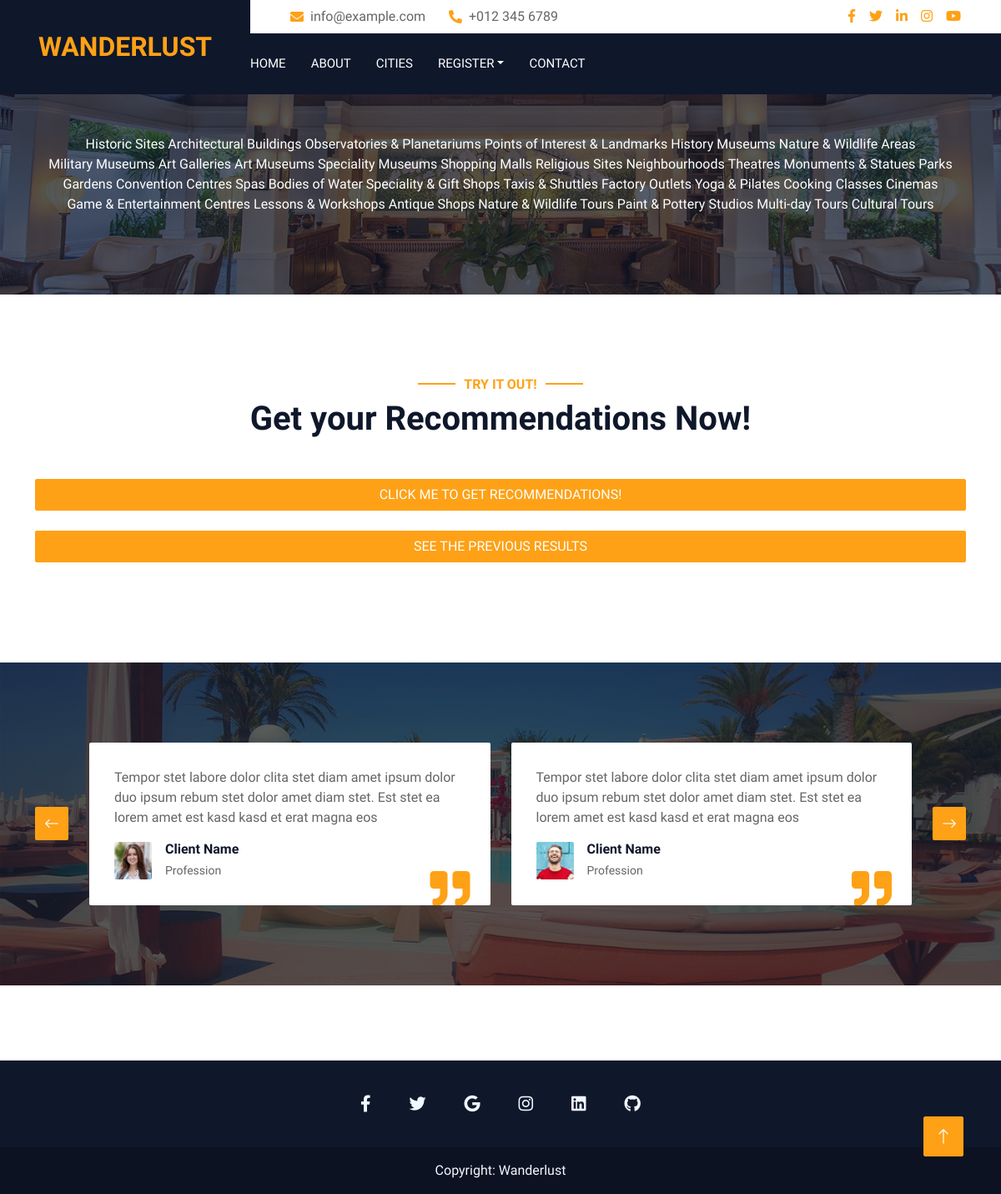
The app's page /jaipur.html with its own data.
### website/models.py (models this page shows)
class All_Categories_Jaipur(models.Model):
    categories = models.CharField(max_length=255)

### website/views.py (the view, shortened to what this page needs)
# urls.py: path('jaipur.html', views.jaipur, name="jaipur"),
def jaipur(request):
    jaipur_data = []
    for x in Jaipur.objects.all().values():
        jaipur_data.append(x)
    categories_list = []
    for x in All_Categories_Jaipur.objects.all().values():
        categories_list.append(x)
    context = {'categories': categories_list,"jaipur_try": jaipur_data}
    return render(request, 'jaipur.html', context)

### website/templates/jaipur.html (shortened to what this page needs)
{% load static %}
<!DOCTYPE html>
<html lang="en">
  <head>
    <link
      href="https://cdnjs.cloudflare.com/ajax/libs/font-awesome/5.10.0/css/all.min.css"
      rel="stylesheet"
    />
    <link
      href="https://cdn.jsdelivr.net/npm/bootstrap-icons@1.4.1/font/bootstrap-icons.css"
      rel="stylesheet"
    />
    <link
      href="{% static 'website/lib/animate/animate.min.css' %}"
      rel="stylesheet"
    />
    <link
      href="{% static 'website/lib/owlcarousel/assets/owl.carousel.min.css' %}"
      rel="stylesheet"
    />
    <link
      href="{% static 'website//tempusdominus/css/tempusdominus-bootstrap-4.min.css' %}"
      rel="stylesheet"
    />
    <link
      href="{% static 'website/css/bootstrap.min.css' %}"
      rel="stylesheet"
    />
    <link href="{% static 'website/css/style.css' %}" rel="stylesheet" />
  </head>
  <body>
    <div class="container-xxl bg-white p-0">
      <div class="container-fluid bg-dark px-0">
        <div class="row gx-0">
          <div class="col-lg-3 bg-dark d-none d-lg-block">
            <a
              href="/"
              class="navbar-brand w-100 h-100 m-0 p-0 d-flex align-items-center justify-content-center"
            >
              <h1 class="m-0 text-primary text-uppercase fs-2">Wanderlust</h1>
            </a>
          </div>
          <div class="col-lg-9">
            <div class="row gx-0 bg-white d-none d-lg-flex">
              <div class="col-lg-7 px-5 text-start">
                <div class="h-100 d-inline-flex align-items-center py-2 me-4">
                  <i class="fa fa-envelope text-primary me-2"></i>
                  <p class="mb-0">info@example.com</p>
                </div>
                <div class="h-100 d-inline-flex align-items-center py-2">
                  <i class="fa fa-phone-alt text-primary me-2"></i>
                  <p class="mb-0">+012 345 6789</p>
                </div>
              </div>
              <div class="col-lg-5 px-5 text-end">
                <div class="d-inline-flex align-items-center py-2">
                  <a class="me-3" href=""><i class="fab fa-facebook-f"></i></a>
                  <a class="me-3" href=""><i class="fab fa-twitter"></i></a>
                  <a class="me-3" href=""><i class="fab fa-linkedin-in"></i></a>
                  <a class="me-3" href=""><i class="fab fa-instagram"></i></a>
                  <a class="" href=""><i class="fab fa-youtube"></i></a>
                </div>
              </div>
            </div>
            <nav class="navbar navbar-expand-lg bg-dark navbar-dark p-3 p-lg-0">
              <div
                class="collapse navbar-collapse justify-content-between"
                id="navbarCollapse"
              >
                <div class="navbar-nav mr-auto py-0">
                  <a href="/" class="nav-item nav-link">Home</a>
                  <a href="about.html" class="nav-item nav-link">About</a>
                  <a href="cities.html" class="nav-item nav-link">Cities</a>
                  {% if user.is_authenticated %}
                  <a href="/signout" class="nav-item nav-link">Sign Out</a>
                  {% else %}
                  <div class="nav-item dropdown">
                    <a
                      href="#"
                      class="nav-link dropdown-toggle"
                      data-bs-toggle="dropdown"
                      >Register</a>
                  </div>
                  {% endif %}
                  <a href="contact.html" class="nav-item nav-link">Contact</a>
                </div>
              </div>
            </nav>
          </div>
        </div>
      </div>
      <div
        class="container-fluid page-header mb-5 p-0"
        style="background-image: url({% static 'website/img/carousel-1.jpg' %})"
      >
        <div class="container-fluid page-header-inner py-5">
          <div class="container text-center pb-5 justify">
            <form method="post">
              {% if user.is_authenticated %}
              {% for x in categories %}
              <label style="color:#FFFFFF">
                <input type="checkbox" name="category_boxes" value="{{x.categories}}">
                {{x.categories}}
              </label>
              {% endfor %}
              <br>
              <br>
              <input type="hidden" name="action" value="button1">
              <button type="submit" class="btn btn-primary btn-block">Submit</button>
              {% else %}
                {% for x in categories %}
                <label style="color:#FFFFFF">
                  {{x.categories}}
                </label>
                {% endfor %}
              {% endif %}
            </form>
          </div>
        </div>
      </div>
      <div class="container-xxl py-5">
        <div class="container">
          <div class="text-center wow fadeInUp" data-wow-delay="0.1s">
              <h6 class="section-title text-center text-primary text-uppercase">Try it Out!</h6>
              <h1 class="mb-5">Get your Recommendations Now!</h1>
              <div class="d-grid gap-2">
                <form action="" method="post">
                  <button type="submit" class="btn btn-primary btn-block" style="width: 100%;">
                    Click Me To get Recommendations!
                  </button>
                </form>
              </div>
              <br>
              <div class="d-grid gap-2">
                <form method="post">
                  <button type="submit" class="btn btn-primary btn-block" style="width: 100%;">
                    See the previous results
                  </button>
                </form>
              </div>
          </div>
        </div>
      </div>
      <div
        class="container-xxl testimonial mt-5 py-5 bg-dark wow zoomIn"
        data-wow-delay="0.1s"
        style="margin-bottom: 90px"
      >
        <div class="container">
          <div class="owl-carousel testimonial-carousel py-5">
            <div
              class="testimonial-item position-relative bg-white rounded overflow-hidden"
            >
              <p>
                Tempor stet labore dolor clita stet diam amet ipsum dolor duo
                ipsum rebum stet dolor amet diam stet. Est stet ea lorem amet
                est kasd kasd et erat magna eos
              </p>
              <div class="d-flex align-items-center">
                <img
                  class="img-fluid flex-shrink-0 rounded"
                  src="{% static 'website/img/testimonial-1.jpg' %}"
                  style="width: 45px; height: 45px"
                />
                <div class="ps-3">
                  <h6 class="fw-bold mb-1">Client Name</h6>
                  <small>Profession</small>
                </div>
              </div>
              <i
                class="fa fa-quote-right fa-3x text-primary position-absolute end-0 bottom-0 me-4 mb-n1"
              ></i>
            </div>
            <div
              class="testimonial-item position-relative bg-white rounded overflow-hidden"
            >
              <p>
                Tempor stet labore dolor clita stet diam amet ipsum dolor duo
                ipsum rebum stet dolor amet diam stet. Est stet ea lorem amet
                est kasd kasd et erat magna eos
              </p>
              <div class="d-flex align-items-center">
                <img
                  class="img-fluid flex-shrink-0 rounded"
                  src="{% static 'website/img/testimonial-2.jpg' %}"
                  style="width: 45px; height: 45px"
                />
                <div class="ps-3">
                  <h6 class="fw-bold mb-1">Client Name</h6>
                  <small>Profession</small>
                </div>
              </div>
              <i
                class="fa fa-quote-right fa-3x text-primary position-absolute end-0 bottom-0 me-4 mb-n1"
              ></i>
            </div>
          </div>
        </div>
      </div>
      <footer class="text-center text-white" style="background-color: #0F172B;">
                  <div class="container pt-4">
                    <section class="mb-4">
                      <a
                        class="btn btn-link btn-floating btn-lg text-light m-1"
                        href="#!"
                        role="button"
                        data-mdb-ripple-color="dark"
                        ><i class="fab fa-facebook-f"></i
                      ></a>
                      <a
                        class="btn btn-link btn-floating btn-lg text-light m-1"
                        href="#!"
                        role="button"
                        data-mdb-ripple-color="dark"
                        ><i class="fab fa-twitter"></i
                      ></a>
                      <a
                        class="btn btn-link btn-floating btn-lg text-light m-1"
                        href="#!"
                        role="button"
                        data-mdb-ripple-color="dark"
                        ><i class="fab fa-google"></i
                      ></a>
                      <a
                        class="btn btn-link btn-floating btn-lg text-light m-1"
                        href=""
                        role="button"
                        data-mdb-ripple-color="dark"
                        ><i class="fab fa-instagram"></i
                      ></a>
                      <a
                        class="btn btn-link btn-floating btn-lg text-light m-1"
                        href="#!"
                        role="button"
                        data-mdb-ripple-color="dark"
                        ><i class="fab fa-linkedin"></i
                      ></a>
                      <a
                        class="btn btn-link btn-floating btn-lg text-light m-1"
                        href="#!"
                        role="button"
                        data-mdb-ripple-color="dark"
                        ><i class="fab fa-github"></i
                      ></a>
                    </section>
                  </div>
                  <div class="text-center text-light p-3" style="background-color: rgba(0, 0, 0, 0.2);">
                    <a class="text-light" href="https://mdbootstrap.com/">Copyright: Wanderlust</a>
                  </div>
                </footer>
                </div>
      <a href="#" class="btn btn-lg btn-primary btn-lg-square back-to-top"
        ><i class="bi bi-arrow-up"></i
      ></a>
  </body>
</html>

### static/website/css/style.css (style rules this page uses)
:root { --primary: #FEA116; --light: #F1F8FF; --dark: #0F172B; }
.back-to-top { position: fixed; display: none; right: 45px; bottom: 45px; z-index: 99; }
.btn { font-weight: 500; text-transform: uppercase; transition: .5s; }
.btn.btn-primary, .btn.btn-secondary { color: #FFFFFF; }
.btn-lg-square { width: 48px; height: 48px; }
.btn-square, .btn-sm-square, .btn-lg-square { padding: 0; display: flex; align-items: center; justify-content: center; font-weight: normal; border-radius: 2px; }
.navbar-dark .navbar-nav .nav-link { margin-right: 30px; padding: 25px 0; color: #FFFFFF; font-size: 15px; text-transform: uppercase; outline: none; }
.page-header { background-position: center center; background-repeat: no-repeat; background-size: cover; }
.page-header-inner { background: rgba(15, 23, 43, .7); }
.section-title { position: relative; display: inline-block; }
.section-title::before { position: absolute; content: ""; width: 45px; height: 2px; top: 50%; left: -55px; margin-top: -1px; background: var(--primary); }
.section-title::after { position: absolute; content: ""; width: 45px; height: 2px; top: 50%; right: -55px; margin-top: -1px; background: var(--primary); }
.testimonial { background: linear-gradient(rgba(15, 23, 43, .7), rgba(15, 23, 43, .7)), url(../img/carousel-2.jpg); background-position: center center; background-repeat: no-repeat; background-size: cover; }
.testimonial-carousel { padding-left: 65px; padding-right: 65px; }
.testimonial-carousel .testimonial-item { padding: 30px; }

### records on screen
All_Categories_Jaipur: categories "Historic Sites"
All_Categories_Jaipur: categories "Architectural Buildings"
All_Categories_Jaipur: categories "Observatories & Planetariums"
All_Categories_Jaipur: categories "Points of Interest & Landmarks"
All_Categories_Jaipur: categories "History Museums"
All_Categories_Jaipur: categories "Nature & Wildlife Areas"
All_Categories_Jaipur: categories "Military Museums"
All_Categories_Jaipur: categories "Art Galleries"
All_Categories_Jaipur: categories "Art Museums"
All_Categories_Jaipur: categories "Speciality Museums"
All_Categories_Jaipur: categories "Shopping Malls"
All_Categories_Jaipur: categories "Religious Sites"
All_Categories_Jaipur: categories "Neighbourhoods"
All_Categories_Jaipur: categories "Theatres"
All_Categories_Jaipur: categories "Monuments & Statues"
All_Categories_Jaipur: categories "Parks"
All_Categories_Jaipur: categories "Gardens"
All_Categories_Jaipur: categories "Convention Centres"
All_Categories_Jaipur: categories "Spas"
All_Categories_Jaipur: categories "Bodies of Water"
All_Categories_Jaipur: categories "Speciality & Gift Shops"
All_Categories_Jaipur: categories "Taxis & Shuttles"
All_Categories_Jaipur: categories "Factory Outlets"
All_Categories_Jaipur: categories "Yoga & Pilates"
All_Categories_Jaipur: categories "Cooking Classes"
All_Categories_Jaipur: categories "Cinemas"
All_Categories_Jaipur: categories "Game & Entertainment Centres"
All_Categories_Jaipur: categories "Lessons & Workshops"
All_Categories_Jaipur: categories "Antique Shops"
All_Categories_Jaipur: categories "Nature & Wildlife Tours"
All_Categories_Jaipur: categories "Paint & Pottery Studios"
All_Categories_Jaipur: categories "Multi-day Tours"
All_Categories_Jaipur: categories "Cultural Tours"
